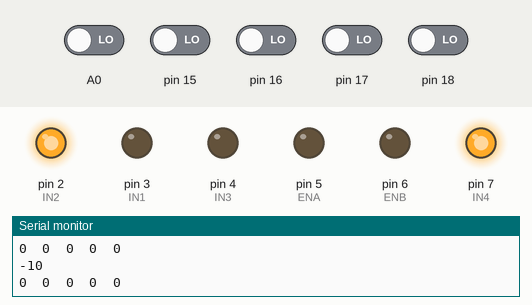
The sketch below on a simulated Arduino Uno, built with avr-gcc and run on an emulated ATmega328P. Shown: output pins drawn as LEDs (lit = HIGH), the last lines printed to the serial monitor. The test bench sets the inputs (shaded band); at power-on: A0, pin 15–18 LOW.

Above: at 1.2 s.
1.3 s: A0 driven HIGH
At 2.0 s:
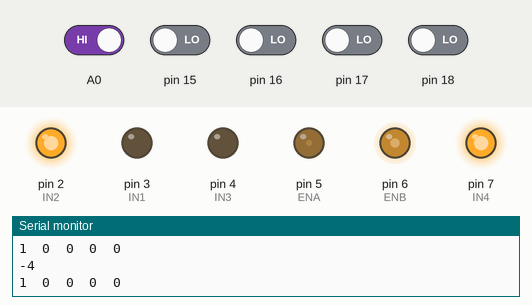
2.8 s: pin 15 driven HIGH
At 3.8 s:
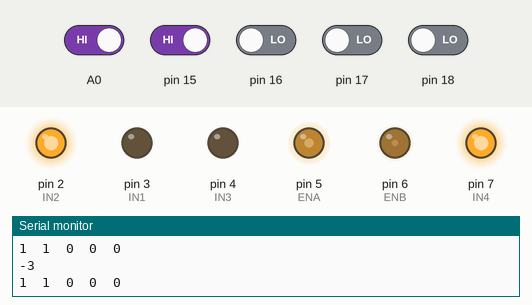
4.3 s: pin 16 driven HIGH
At 5.6 s:
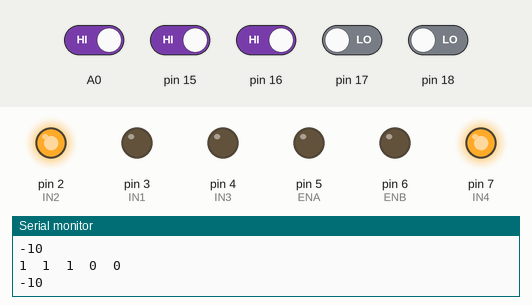
7.3 s: A0 driven LOW
At 8.5 s:
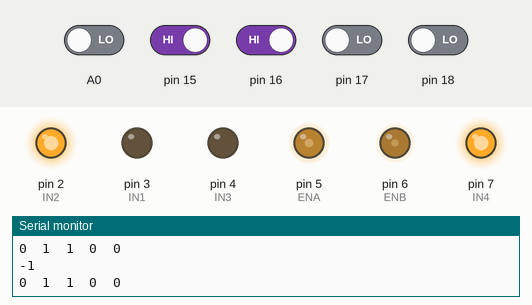
8.8 s: pin 17 driven HIGH
At 9.2 s:
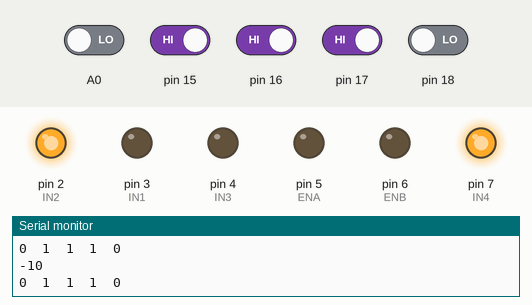
10.3 s: pin 15 driven LOW
At 10.7 s:
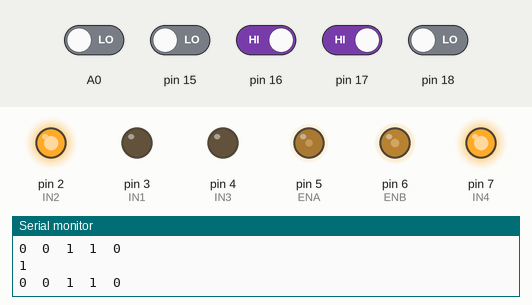
Timing chart, 0 to 13.3 s (numbered marks = the images above; inputs shaded):
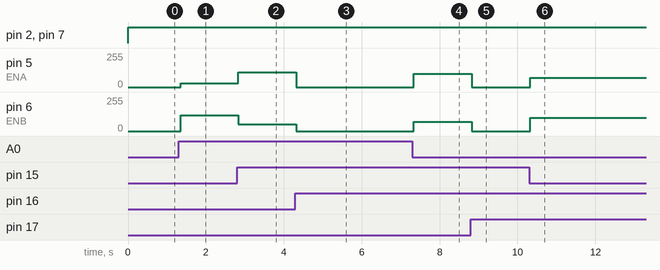

The sketch:

vlf_high_20221206.ino
```cpp
#define Obstancle 20

#define IN1 3
#define IN2 2
#define IN3 4
#define IN4 7

#define ENA 5
#define ENB 6


int line_sensor[5] = {0,0,0,0,0};

int read_line_sensor()
{
  int i,sum = 0; //초기화
  int line_index;

  for(i=0; i<5; i++)
  {
    line_sensor[i] = digitalRead(A0+i);//아날로그 핀(A0) [흰바탕에 검은색 인식] , 라인 트레이싱 시에는 (1-) 삭제, sum =을 5 로 바꿈
    sum += line_sensor[i];
    Serial.print(line_sensor[i]);
    Serial.print("  ");
  }
    Serial.println("");

  //line sensor[0] line sensor[1] line sensor[2] line sensor[3] line sensor[4]
  //   -4      -3      -2      -1       0       1       2       3       4

if(sum == 5) line_index = -10;

if(sum == 1)
{
  if(line_sensor[0]==1) line_index = -4;
  if(line_sensor[1]==1) line_index = -2;
  if(line_sensor[2]==1) line_index =  0;
  if(line_sensor[3]==1) line_index =  2;
  if(line_sensor[4]==1) line_index =  4;
}

if(sum == 2)
{
  if((line_sensor[0]==1) && (line_sensor[1]==1) ) line_index = -3;
  if((line_sensor[1]==1) && (line_sensor[2]==1) ) line_index = -1;
  if((line_sensor[2]==1) && (line_sensor[3]==1) ) line_index =  1;
  if((line_sensor[3]==1) && (line_sensor[4]==1) ) line_index =  3;
}

Serial.print(line_index);
Serial.println("");
return line_index;
} // 라인 센서 구동함수

int a;

void setup(){

  pinMode(IN1, OUTPUT);
  pinMode(IN2, OUTPUT);
  pinMode(IN3, OUTPUT);
  pinMode(IN4, OUTPUT);
  analogWrite(ENA, HIGH);
  analogWrite(ENA, HIGH);
  Serial.begin(9600);
  delay(a);
  }

void moter_control(int dir_l, int speed_1, int dir_r, int speed_2)
{
 if(dir_l == 1) //전진
 {
  digitalWrite(IN1, LOW);
  digitalWrite(IN2, HIGH);
  analogWrite(ENA, speed_1);
 }
 else if(dir_l == -1)//후진
  {
  digitalWrite(IN1, HIGH);
  digitalWrite(IN2, LOW);
  analogWrite(ENA, speed_1);
  }
 else
 {
  digitalWrite(IN1, LOW);
  digitalWrite(IN2, LOW);
  analogWrite(ENA, 0);
 }

 if(dir_r == 1)
 {
  digitalWrite(IN3, LOW);
  digitalWrite(IN4, HIGH);
  analogWrite(ENB, speed_2);
 }
 else if(dir_r == -1)
 {
  digitalWrite(IN3, HIGH);
  digitalWrite(IN4, LOW);
  analogWrite(ENB, speed_2);
 }
 else
 {
  digitalWrite(IN3, LOW);
  digitalWrite(IN4, LOW);
  analogWrite(ENB, 0);
 }

}

void loop()
{
  read_line_sensor();
  int index;
  index = read_line_sensor();


  switch(index)
  {
    case  -10 ://정지
           moter_control(1,0,1,0);
           break;

    case  0 : //전진
           moter_control(1,100,1,100);
           break;

    case 1 : //좌회전
            moter_control(1,70,1,100);
            break;

    case 3 : //급 좌회전
            moter_control(1,50,1,110);
            break;

    case 4 : //직각 좌회전
            moter_control(1,30,1,120);
            break;

    case -1: //우회전
            moter_control(1,100,1,70);
            break;

    case -3 : //급 우회전
            moter_control(1,110,1,50);
            break;

    case -4 : //직각 우회전
            moter_control(1,30,1,120);
            break;

  }

}
```

Measured:
- after the input at 1.3 s, pin 5 (ENA): 0/255 → 30/255 after 0.05 s; pin 6 (ENB): 0/255 → 120/255 after 0.05 s
- after the input at 2.8 s, pin 5 (ENA): 30/255 → 110/255 at once; pin 6 (ENB): 120/255 → 50/255 at once
- after the input at 4.3 s, pin 5 (ENA): 110/255 → 0/255 at once; pin 6 (ENB): 50/255 → 0/255 at once
- after the input at 7.3 s, pin 5 (ENA): 0/255 → 100/255 at once; pin 6 (ENB): 0/255 → 70/255 at once
- after the input at 8.8 s, pin 5 (ENA): 100/255 → 0/255 at once; pin 6 (ENB): 70/255 → 0/255 at once
- after the input at 10.3 s, pin 5 (ENA): 0/255 → 70/255 at once; pin 6 (ENB): 0/255 → 100/255 at once
